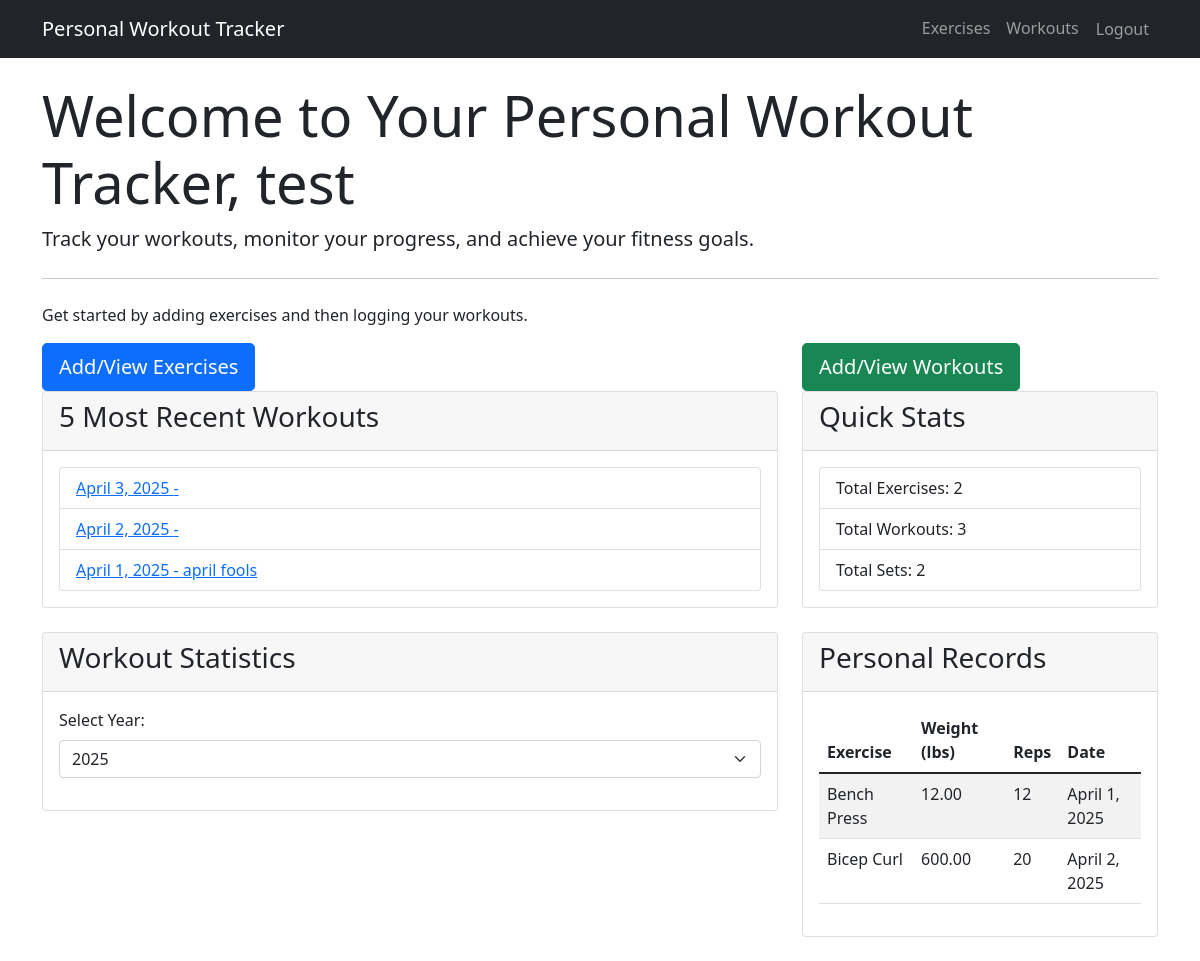
The page /project/ (signed in) on the database as committed earlier.
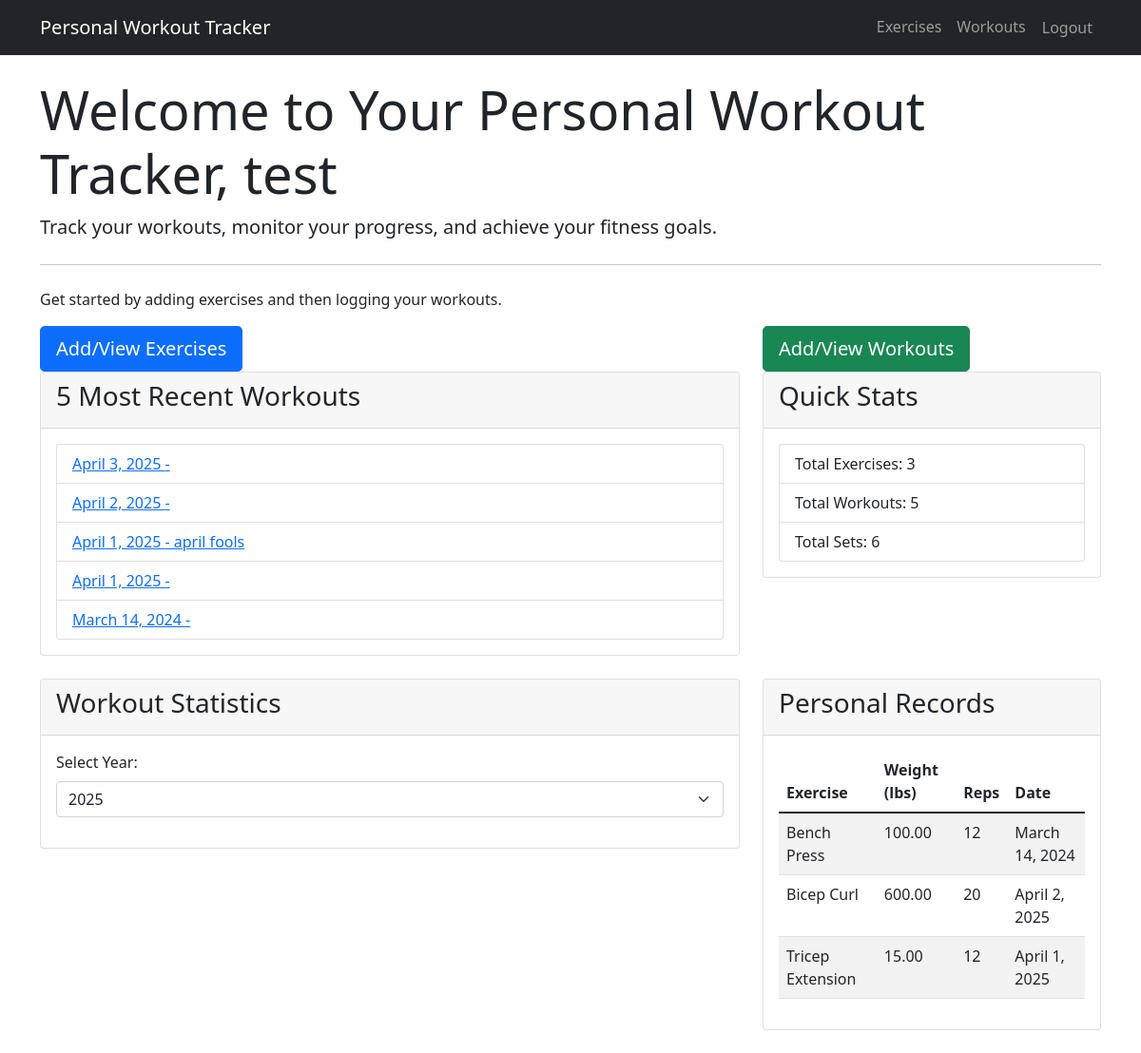
The same page on the database as committed later.
### project/models.py (models this page shows, shortened)
class WorkoutSession(models.Model):
    user = models.ForeignKey(User, on_delete=models.CASCADE)  # Changed from Profile to User
    date = models.DateField()  # When the workout was performed
    notes = models.TextField(blank=True, null=True)  # Optional notes about the workout session

class Exercise(models.Model):
    name = models.CharField(max_length=100)  # Name of the exercise (e.g., "Bench Press", "Squats")
    muscle_group = models.CharField(max_length=50)  # Primary muscle group targeted (e.g., "Chest", "Legs")
    equipment = models.CharField(max_length=50)  # Equipment needed (e.g., "Dumbbell", "Barbell", "Bodyweight")
    user = models.ForeignKey(User, on_delete=models.CASCADE, null=True, blank=True)

class Set(models.Model):
    workout_entry = models.ForeignKey(WorkoutEntry, on_delete=models.CASCADE, related_name='sets')
    reps = models.PositiveIntegerField()  # Number of repetitions for this set
    set_number = models.PositiveIntegerField()  # Which set number this is (1st, 2nd, etc.)
    weight = models.DecimalField(max_digits=5, decimal_places=2, null=True, blank=True)  # Weight used in pounds for this set
    class Meta:
        ordering = ['set_number']  # Order sets by set number

### project/views.py (the view)
# urls.py: path('', views.HomeView.as_view(), name='home'),
class HomeView(TemplateView):
    template_name = 'project/home.html'
    def get_context_data(self, **kwargs):
        context = super().get_context_data(**kwargs)
        user = self.request.user
        if self.request.POST:
            context['workout_entry_formset'] = WorkoutEntryFormSet(
                self.request.POST,
                prefix='entries'
            )
            for i, form in enumerate(context['workout_entry_formset']):
                form.prefix = f'entries-{i}'
                form.set_formset = SetFormSet(
                    self.request.POST,
                    instance=form.instance,
                    prefix=f'sets-{i}'
                )
        else:
            context['workout_entry_formset'] = WorkoutEntryFormSet(
                prefix='entries'
            )
            for i, form in enumerate(context['workout_entry_formset']):
                form.prefix = f'entries-{i}'
                form.set_formset = SetFormSet(
                    instance=form.instance,
                    prefix=f'sets-{i}'
                )
        if user.is_authenticated:
            context['recent_workouts'] = WorkoutSession.objects.filter(user=user).order_by('-date')[:5]
            personal_records = {}
            exercises = Exercise.objects.filter(user=user)
            for exercise in exercises:
                sets = Set.objects.filter(
                    workout_entry__session__user=user,
                    workout_entry__exercise=exercise
                ).order_by('-weight', '-reps')
                if sets.exists():
                    best_set = sets.first()
                    personal_records[exercise] = {
                        'weight': best_set.weight,
                        'reps': best_set.reps,
                        'date': best_set.workout_entry.session.date
                    }
            context['personal_records'] = personal_records
            workouts = WorkoutSession.objects.filter(user=user)
            years = sorted(set(workout.date.year for workout in workouts), reverse=True)
            context['workout_years'] = years
            workout_stats = {}
            for year in years:
                monthly_stats = [0] * 12  # Initialize list for 12 months
                year_workouts = workouts.filter(date__year=year)
                for workout in year_workouts:
                    month_index = workout.date.month - 1  # Convert to 0-based index
                    monthly_stats[month_index] += 1
                workout_stats[str(year)] = monthly_stats  # Convert year to string for JSON serialization
            context['workout_stats'] = workout_stats
            context['total_exercises'] = Exercise.objects.filter(user=user).count()
            context['total_workouts'] = WorkoutSession.objects.filter(user=user).count()
            context['total_sets'] = Set.objects.filter(workout_entry__session__user=user).count()
        return context

### project/templates/project/home.html (shortened to what the changed rows need)
{% extends 'project/base.html' %}
{% block content %}
<div class="jumbotron">
    {% if user.is_authenticated %}
        <h1 class="display-4">
            Welcome to Your Personal Workout Tracker, {{ user.first_name|default:user.username }}
        </h1>
    {% endif %}
</div>
<div class="row">
    <div class="col-md-8">
        <div class="card mb-4">
            <div class="card-body">
                {% if recent_workouts %}
                    <ul class="list-group">
                        {% for workout in recent_workouts %}
                        <li class="list-group-item">
                            <a href="{% url 'project:workout_session_detail' workout.pk %}">
                                {{ workout.date }} - {{ workout.notes|truncatechars:50 }}
                            </a>
                        </li>
                        {% endfor %}
                    </ul>
                {% else %}
                    <p>No recent workouts found. Start tracking your workouts today!</p>
                {% endif %}
            </div>
        </div>
    </div>
    <div class="col-md-4">
        <div class="card mb-4">
            <div class="card-body">
                <ul class="list-group">
                    <li class="list-group-item">
                        Total Exercises: {{ total_exercises }}
                    </li>
                    <li class="list-group-item">
                        Total Workouts: {{ total_workouts }}
                    </li>
                    <li class="list-group-item">
                        Total Sets: {{ total_sets }}
                    </li>
                </ul>
            </div>
        </div>
    </div>
</div>
<div class="row">
    <div class="col-md-4">
        <div class="card mb-4">
            <div class="card-body">
                {% if personal_records %}
                    <div class="table-responsive">
                        <table class="table table-striped">
                            <thead>
                                <tr>
                                    <th>Exercise</th>
                                    <th>Weight (lbs)</th>
                                    <th>Reps</th>
                                    <th>Date</th>
                                </tr>
                            </thead>
                            <tbody>
                                {% for exercise, record in personal_records.items %}
                                <tr>
                                    <td>{{ exercise.name }}</td>
                                    <td>{{ record.weight }}</td>
                                    <td>{{ record.reps }}</td>
                                    <td>{{ record.date }}</td>
                                </tr>
                                {% endfor %}
                            </tbody>
                        </table>
                    </div>
                {% else %}
                    <p>No personal records yet. Start tracking your workouts to set some PRs!</p>
                {% endif %}
            </div>
        </div>
    </div>
</div>
{% endblock %}

Rows that differ between the two databases and show on the page:
added WorkoutSession: date "April 1, 2025"
added WorkoutSession: date "March 14, 2024"
computed for Exercise "Bench Press": weight "12.00" → "100.00"; date "April 1, 2025" → "March 14, 2024"
added Exercise: name "Tricep Extension", weight "15.00", reps "12", date "April 1, 2025"
Other text that changed with them:
{{ total_exercises }}: "2" → "3"
{{ total_workouts }}: "3" → "5"
{{ total_sets }}: "2" → "6"
